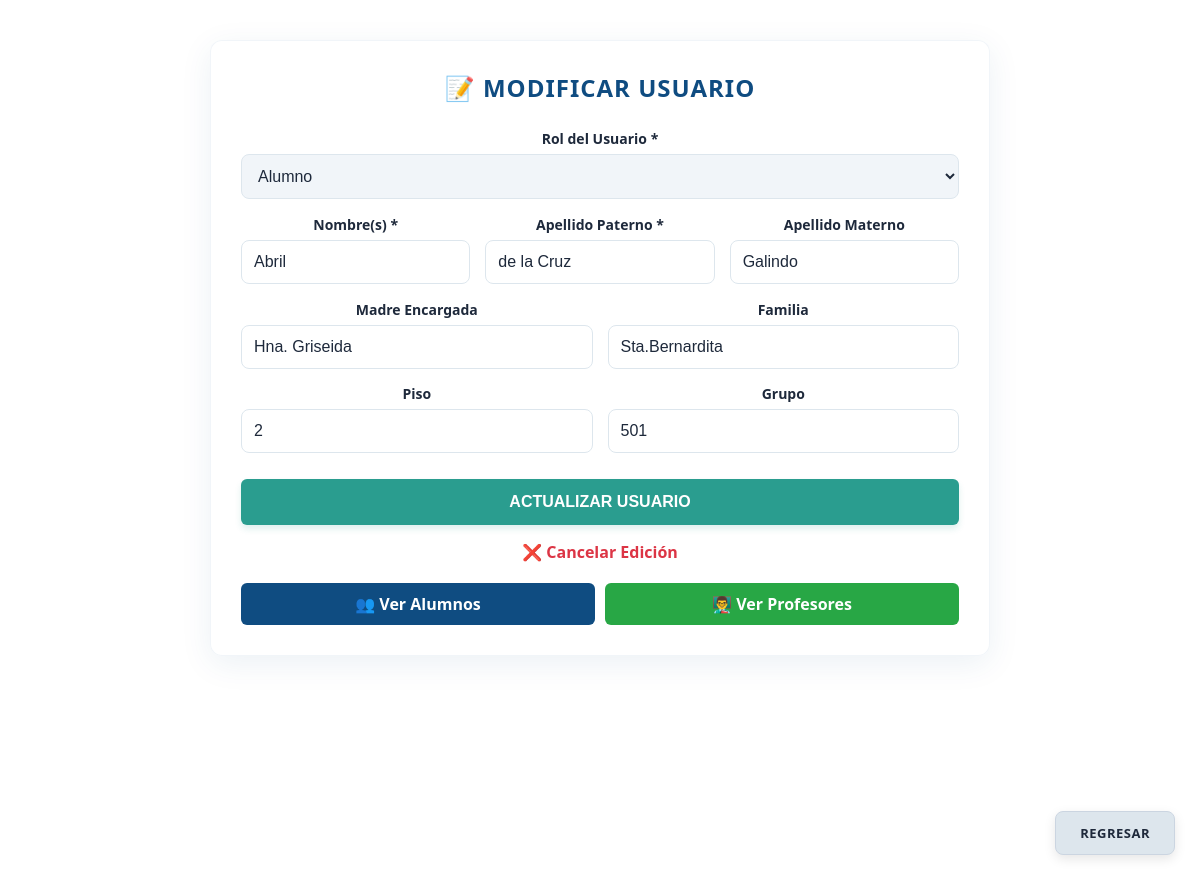
Screenshot of /registrar_usuario.php?editar_rol=alumno&editar_id=12 (signed in) with the database file from the repository.
### tables this page shows
CREATE TABLE `alumnos` (
  `id_Alumnos` int(11) NOT NULL AUTO_INCREMENT,
  `Matricula` varchar(30) DEFAULT NULL,
  `Nombre` varchar(100) NOT NULL,
  `Apellido_Paterno` varchar(100) NOT NULL DEFAULT '',
  `Apellido_Materno` varchar(100) NOT NULL DEFAULT '',
  `Madre_encargada` varchar(100) DEFAULT NULL,
  `Familia` varchar(100) DEFAULT NULL,
  `Piso` varchar(20) DEFAULT NULL,
  `Grupo` varchar(20) DEFAULT NULL,
  `Renovación` date DEFAULT NULL,
  PRIMARY KEY (`id_Alumnos`),
  UNIQUE KEY `Matricula` (`Matricula`)
);

### registrar_usuario.php (the view, shortened to what this page needs)
<?php
require_once 'conexion.php';
$modo_editar = false;
$rol_editar = '';
$nombre = '';
$apellido_paterno = '';
$apellido_materno = '';
$madre_encargada = '';
$familia = '';
$piso = '';
$grupo = '';
if (isset($_GET['editar_rol'], $_GET['editar_id'])) {
    $rol_editar = $_GET['editar_rol'];
    $id_editar = filter_input(INPUT_GET, 'editar_id', FILTER_VALIDATE_INT);
    if ($id_editar && $rol_editar === 'alumno') {
        $stmt = $conexion->prepare("SELECT * FROM alumnos WHERE id_Alumnos = ?");
        $stmt->bind_param("i", $id_editar);
        $stmt->execute();
        if ($fila = $stmt->get_result()->fetch_assoc()) {
            $modo_editar = true;
            $nombre = $fila['Nombre'];
            $apellido_paterno = $fila['Apellido_Paterno'] ?? '';
            $apellido_materno = $fila['Apellido_Materno'] ?? '';
            $madre_encargada = $fila['Madre_encargada'] ?? '';
            $familia = $fila['Familia'] ?? '';
            $piso = $fila['Piso'] ?? '';
            $grupo = $fila['Grupo'] ?? '';
        }
    }
}
?>
<!DOCTYPE html>
<html lang="es">
<head>
    <link rel="stylesheet" href="style.css">
</head>
<body class="body2">
    <div class="contenedor-formulario" style="max-width: 780px;">
        <h2><?php echo $modo_editar ? '📝 Modificar Usuario' : '👥 Registro de Usuarios'; ?></h2>
        <form method="POST" action="registrar_usuario.php" style="display: flex; flex-direction: column; gap: 16px;">
            <div class="grupo-campo">
                <label>Rol del Usuario *</label>
                <select name="rol" id="select_rol" required onchange="alternarCamposRol()" <?php echo $modo_editar ? 'style="pointer-events:none; background:#F1F5F9;"' : ''; ?>>
                    <option value="alumno" <?php echo ($rol_editar === 'alumno') ? 'selected' : ''; ?>>Alumno</option>
                </select>
            </div>
            <div class="grid-dos-columnas" style="display: grid; grid-template-columns: repeat(auto-fit, minmax(210px, 1fr)); gap: 15px;">
                <div class="grupo-campo">
                    <label>Nombre(s) *</label>
                    <input type="text" name="Nombre" value="<?php echo htmlspecialchars($nombre); ?>" maxlength="100" required>
                </div>
                <div class="grupo-campo">
                    <label>Apellido Paterno *</label>
                    <input type="text" name="Apellido_Paterno" value="<?php echo htmlspecialchars($apellido_paterno); ?>" maxlength="100" required>
                </div>
                <div class="grupo-campo">
                    <label>Apellido Materno</label>
                    <input type="text" name="Apellido_Materno" value="<?php echo htmlspecialchars($apellido_materno); ?>" maxlength="100">
                </div>
            </div>
            <div id="campos_alumno" style="display: <?php echo ($rol_editar === 'alumno') ? 'grid' : 'none'; ?>; grid-template-columns: 1fr 1fr; gap: 15px;">
                <div class="grupo-campo">
                    <label>Madre Encargada</label>
                    <input type="text" name="Madre_encargada" value="<?php echo htmlspecialchars($madre_encargada); ?>" maxlength="100">
                </div>
                <div class="grupo-campo">
                    <label>Familia</label>
                    <input type="text" name="Familia" value="<?php echo htmlspecialchars($familia); ?>" maxlength="100">
                </div>
                <div class="grupo-campo">
                    <label>Piso</label>
                    <input type="text" name="Piso" value="<?php echo htmlspecialchars($piso); ?>" maxlength="20">
                </div>
                <div class="grupo-campo">
                    <label>Grupo</label>
                    <input type="text" name="Grupo" value="<?php echo htmlspecialchars($grupo); ?>" maxlength="20">
                </div>
            </div>
            <button type="submit" class="boton-guardar" style="width: 100%; margin-top: 10px;">
                <?php echo $modo_editar ? 'Actualizar Usuario' : 'Guardar Usuario'; ?>
            </button>
            <?php if ($modo_editar): ?>
                <a href="<?php echo ($rol_editar === 'alumno') ? 'ver_alumnos.php' : 'ver_profesores.php'; ?>" style="text-align: center; color: #DC3545; font-weight: bold; text-decoration: none;">❌ Cancelar Edición</a>
            <?php endif; ?>
        </form>
        <div style="display: flex; gap: 10px; flex-wrap: wrap; margin-top: 20px;">
            <a href="ver_alumnos.php" style="flex: 1; text-align: center; background-color: #0F4C81; color: white; padding: 10px; border-radius: 6px; text-decoration: none; font-weight: bold;">👥 Ver Alumnos</a>
            <a href="ver_profesores.php" style="flex: 1; text-align: center; background-color: #28a745; color: white; padding: 10px; border-radius: 6px; text-decoration: none; font-weight: bold;">👨‍🏫 Ver Profesores</a>
        </div>
    </div>
    <div class="z1">
        <a class="z2" href="registro.php">REGRESAR</a>
    </div>
</body>
</html>

### style.css (style rules this page uses)
body, html { margin: 0; padding: 0; width: 100%; height: 100%; overflow: hidden; font-family: 'Segoe UI', Arial, sans-serif; text-align: center; }
* { box-sizing: border-box; }
.contenedor-formulario { background-color: rgba(255, 255, 255, 0.9); padding: 30px; border-radius: 12px; box-shadow: 0 8px 32px rgba(15, 76, 129, 0.08); backdrop-filter: blur(6px); width: 100%; max-width: 700px; margin: 40px auto 20px auto; z-index: 10; box-sizing: border-box; border: 1px solid rgba(232, 238, 245, 0.6); }
.contenedor-formulario h2 { text-align: center; color: #0F4C81; margin-top: 0; margin-bottom: 25px; text-transform: uppercase; font-size: 24px; letter-spacing: 1px; }
.contenedor-formulario form { display: grid; grid-template-columns: repeat(auto-fit, minmax(280px, 1fr)); gap: 20px; }
.grupo-campo { display: flex; flex-direction: column; gap: 6px; }
.grupo-campo label { font-weight: 600; font-size: 14px; color: #1E293B; }
.grupo-campo input, .contenedor-formulario select { width: 100%; padding: 12px; border: 1px solid #DDE6ED; border-radius: 8px; font-size: 16px; outline: none; box-sizing: border-box; transition: all 0.2s ease; background-color: #FFFFFF; color: #1E293B; }
.boton-guardar { grid-column: 1 / -1; justify-self: center; min-width: 200px; padding: 14px; background-color: #2A9D8F; color: white; font-size: 16px; font-weight: bold; border: none; border-radius: 6px; cursor: pointer; text-transform: uppercase; transition: background-color 0.2s ease, transform 0.1s ease; margin-top: 20px; box-shadow: 0 4px 6px rgba(42, 157, 143, 0.15); }
.z1 { position: fixed; bottom: 25px; right: 25px; z-index: 1000; }
.z2 { display: inline-block; padding: 12px 24px; color: #1E293B; text-decoration: none; border-radius: 8px; font-weight: bold; transition: all 0.2s ease; background-color: #DDE6ED; border: 1px solid #CBD5E1; box-shadow: 0 4px 12px rgba(0, 0, 0, 0.1); text-transform: uppercase; font-size: 13px; letter-spacing: 0.5px; }
html:has(body.body2), body.body2 { overflow-y: auto !important; overflow-x: hidden !important; height: auto !important; min-height: 100vh !important; padding-bottom: 80px !important; }

### rows the page displays
alumnos: Nombre "Abril", Apellido_Paterno "de la Cruz", Apellido_Materno "Galindo", Madre_encargada "Hna. Griseida", Familia "Sta.Bernardita", Piso "2", Grupo "501"
